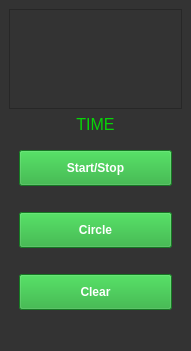
<?xml version="1.0" encoding="UTF-8"?>
<ui version="4.0">
 <class>MainWindow</class>
 <widget class="QMainWindow" name="MainWindow">
  <property name="geometry">
   <rect>
    <x>0</x>
    <y>0</y>
    <width>191</width>
    <height>351</height>
   </rect>
  </property>
  <property name="maximumSize">
   <size>
    <width>406</width>
    <height>384</height>
   </size>
  </property>
  <property name="windowTitle">
   <string>MainWindow</string>
  </property>
  <property name="styleSheet">
   <string notr="true">background-color: rgb(51, 51, 51);</string>
  </property>
  <widget class="QWidget" name="centralwidget">
   <layout class="QVBoxLayout" name="verticalLayout">
    <item>
     <widget class="QTextBrowser" name="tB_time">
      <property name="styleSheet">
       <string notr="true">color: rgb(7, 212, 7);</string>
      </property>
     </widget>
    </item>
    <item>
     <widget class="QLabel" name="lb_time">
      <property name="styleSheet">
       <string notr="true">text-shadow: 2px 2px 4px rgba(0, 0, 0, 0.5);
color: rgb(7, 212, 7);</string>
      </property>
      <property name="text">
       <string>&lt;html&gt;&lt;head/&gt;&lt;body&gt;&lt;p align=&quot;center&quot;&gt;&lt;span style=&quot; font-size:12pt;&quot;&gt;TIME&lt;/span&gt;&lt;/p&gt;&lt;/body&gt;&lt;/html&gt;</string>
      </property>
     </widget>
    </item>
    <item>
     <widget class="QPushButton" name="pB_start">
      <property name="styleSheet">
       <string notr="true">    display: inline-block;
    padding: 10px;
    margin: 10px;
    background: #f73;
    /* Font styles */
    color: white;
    font-weight: bold;
    text-decoration: none;
background-color: rgb(31, 168, 49);
</string>
      </property>
      <property name="text">
       <string>Start/Stop</string>
      </property>
     </widget>
    </item>
    <item>
     <widget class="QPushButton" name="pB_circle">
      <property name="styleSheet">
       <string notr="true">    display: inline-block;
    padding: 10px;
    margin: 10px;
    background: #08C;
    /* Font styles */
    color: white;
    font-weight: bold;
    text-decoration: none;
background-color: rgb(31, 168, 49);</string>
      </property>
      <property name="text">
       <string>Circle</string>
      </property>
     </widget>
    </item>
    <item>
     <widget class="QPushButton" name="pB_clear">
      <property name="styleSheet">
       <string notr="true">    display: inline-block;
    padding: 10px;
    margin: 10px;
    background: #08C;
    /* Font styles */
    color: white;
    font-weight: bold;
    text-decoration: none;
background-color: rgb(31, 168, 49);</string>
      </property>
      <property name="text">
       <string>Clear</string>
      </property>
     </widget>
    </item>
   </layout>
  </widget>
  <widget class="QMenuBar" name="menubar">
   <property name="geometry">
    <rect>
     <x>0</x>
     <y>0</y>
     <width>191</width>
     <height>21</height>
    </rect>
   </property>
  </widget>
  <widget class="QStatusBar" name="statusbar"/>
 </widget>
 <resources/>
 <connections/>
</ui>
